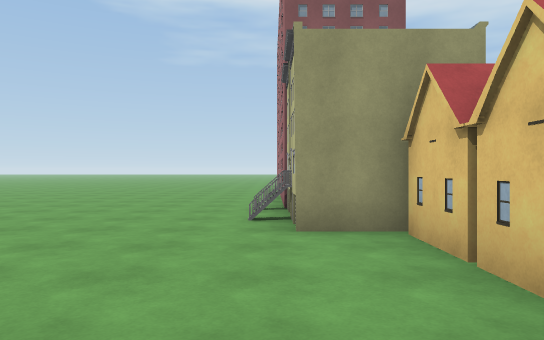
view 1 (above)

24 first-person views from a walk through a Unity game level. The camera is 1.4 m above the floor, looks level and sees 70° across. The floor is counted in squares, 2 m on a side. Each view is taken from the middle of a square. On the plan, view 1 faces up. The plan holds only what a view shows up to about 11 squares ahead; the rest is blank. The place goes on beyond the plan. Some surface patterns are stand-ins.

view 2
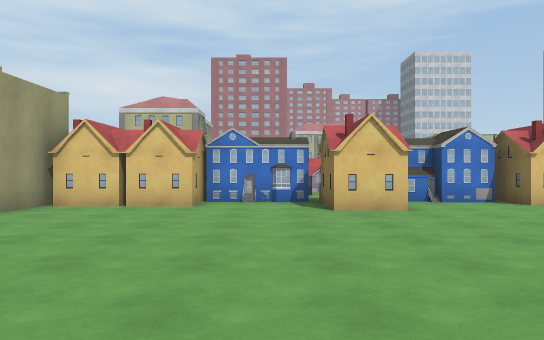

view 3
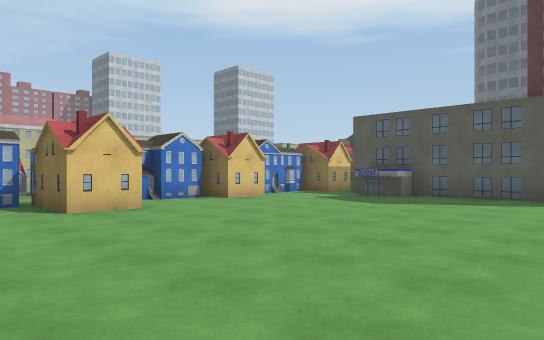

view 4
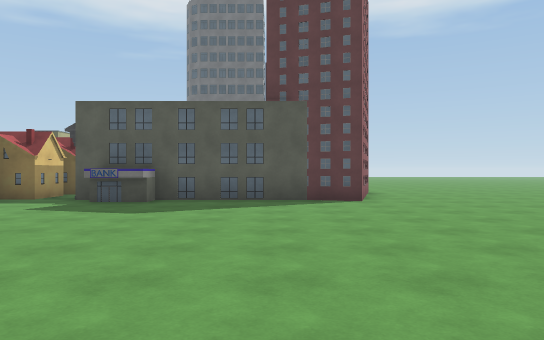

view 5
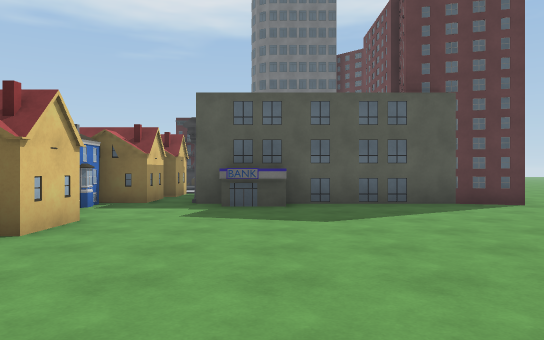

view 6
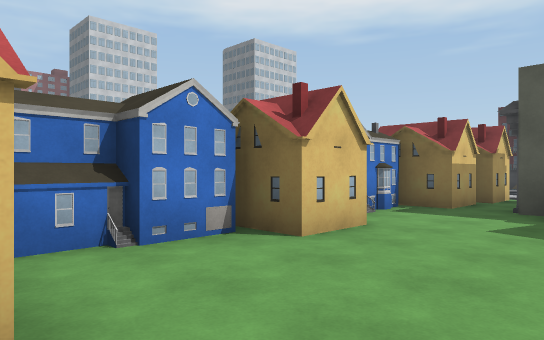

view 7
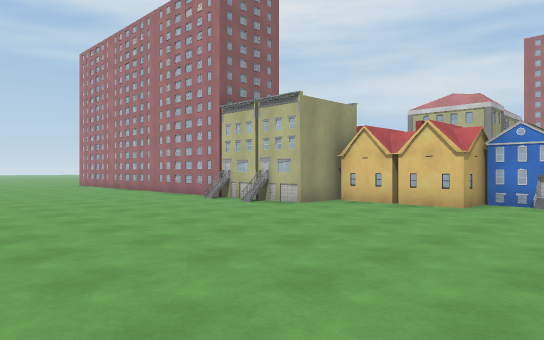

view 8
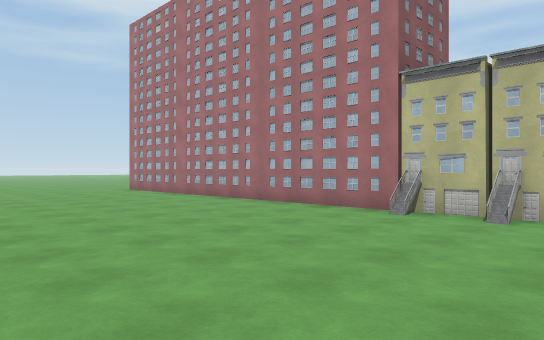

view 9
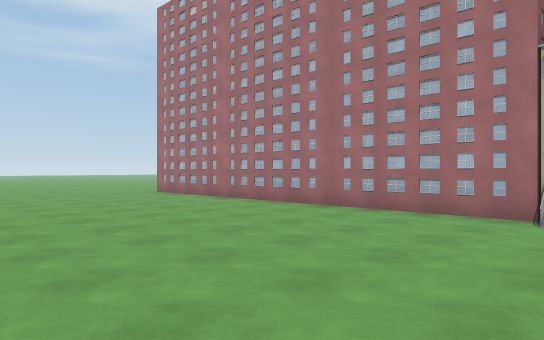

view 10
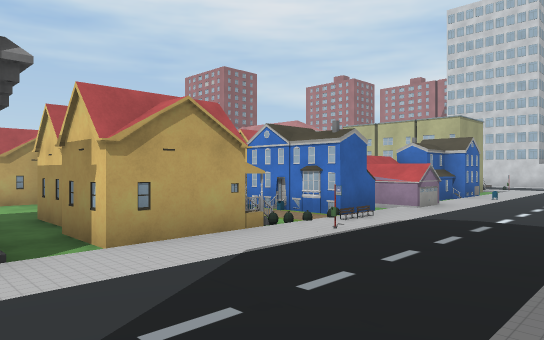

view 11
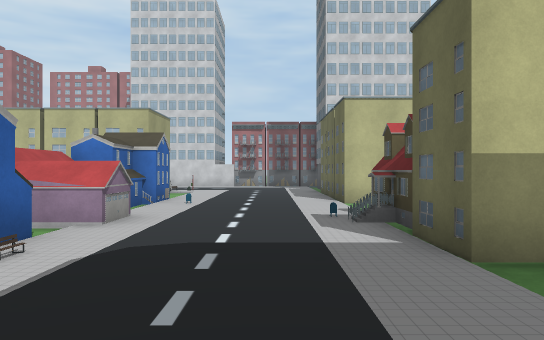

view 12
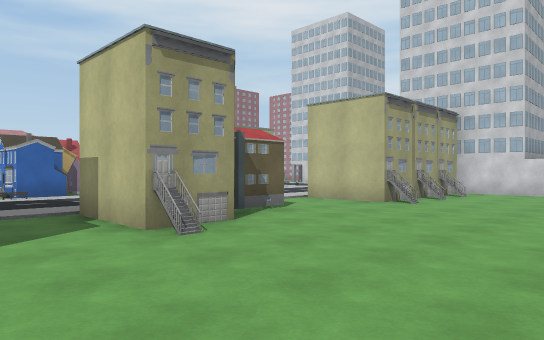

view 13
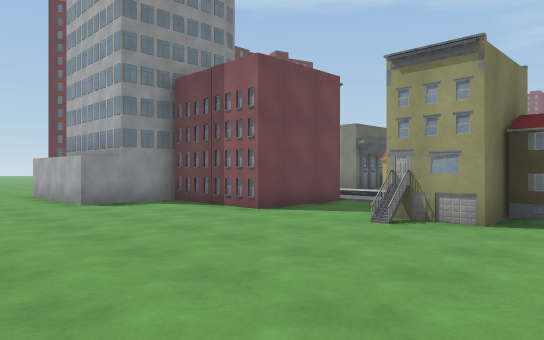

view 14
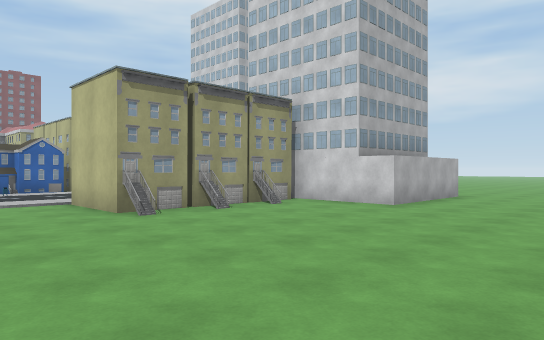

view 15
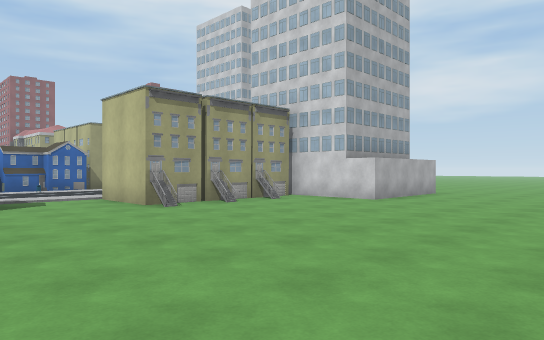

view 16
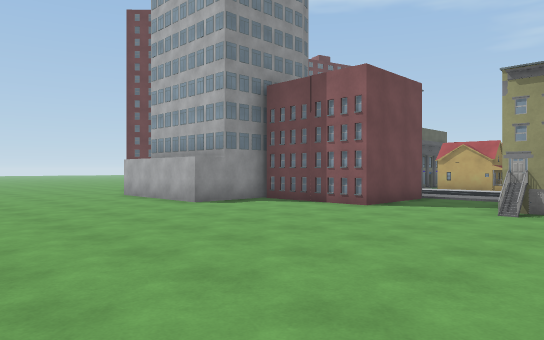

view 17
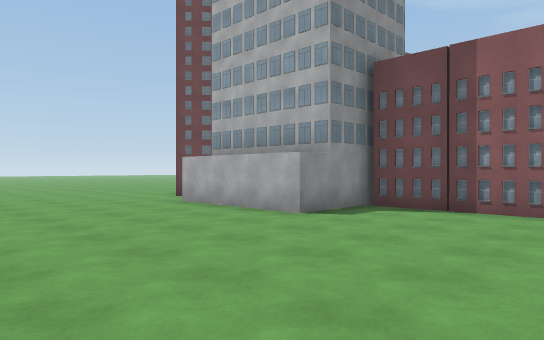

view 18
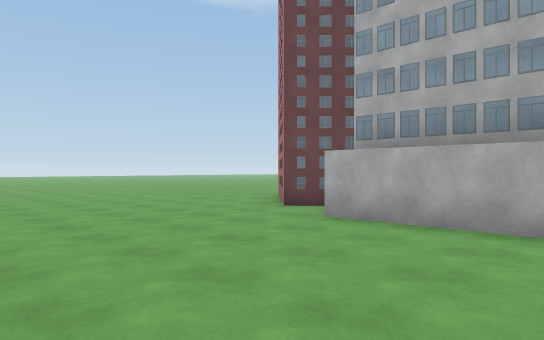

view 19
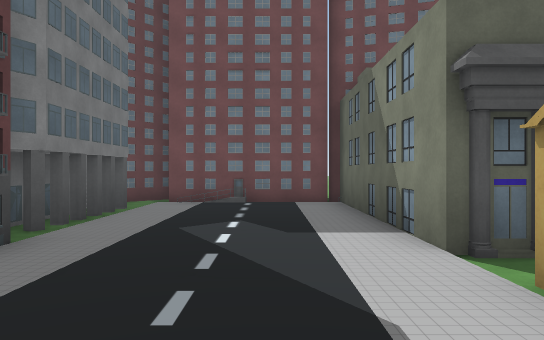

view 20
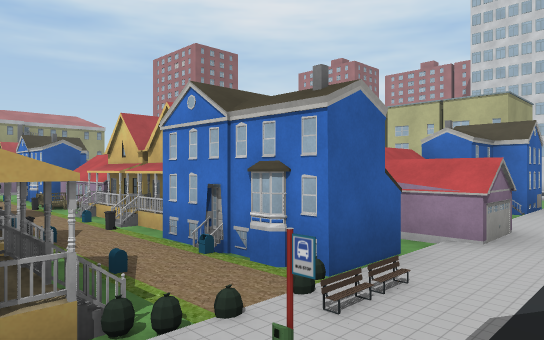

view 21
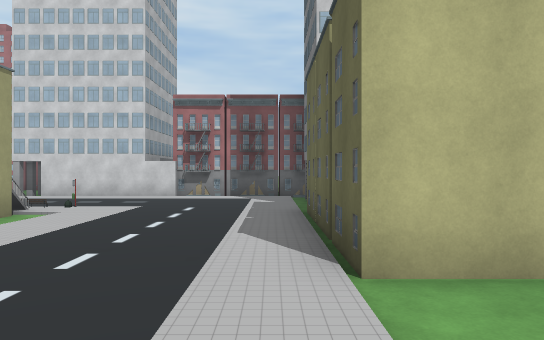

view 22
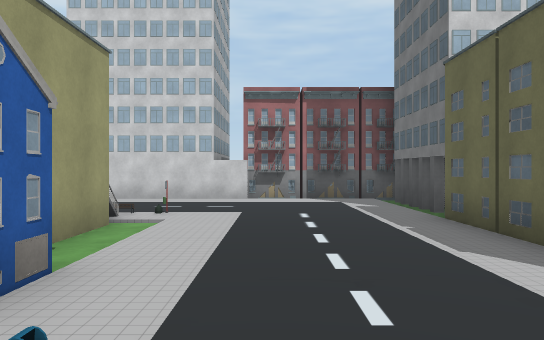

view 23
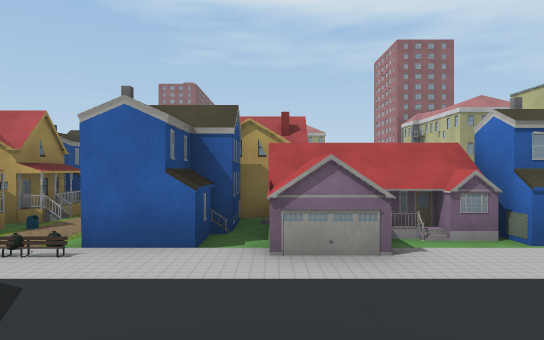

view 24
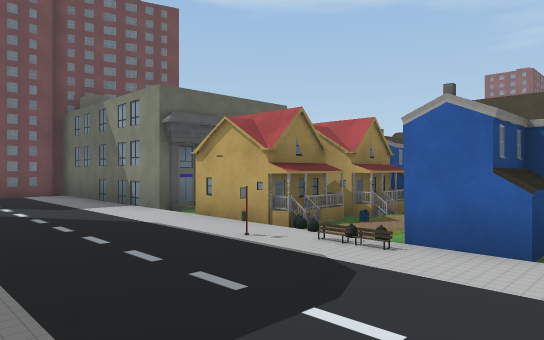

### Floor plan
Key: @ floor where view 1 was taken; # wall or solid block; . floor; / step, stairs or slope; B building; O other object.
Columns run from 6 left of view 1 to 21 right of it. Each row starts with its distance up from view 1.
 18   ..
 17   ...
 16   ....
 15   .....
 14  ......
 13  ......
 12  ......
 11 .......
 10 .......
  9 .......
  8 .......
  7 ......##
  6 ......##O
  5  .....O##
  4 ........#BB
  3  .......# B
  2 ........#BB
  1 .........#
  0 ......@..BB
 -1 .......###B
 -2 .......# B B#O
 -3 .........BBB#B
 -4 .........# BB
 -5 ........##B
 -6 ........# B.O
 -7 .........  BB
 -8 .........BBBB
 -9 #######..#BB#            B
-10 #      .##B###           B
-11        .#BB##BOO##    ..
-12  ######.#BB#BOOOB#..OO..
-13  B      ..O  OO       .. BBB
-14  #...................... B
-15  #...................... B#
-16 ##    .   .  // ..       ##
-17 #..BBB#BB#.#OB#..##O##BBBB
-18 #     #  #.####..### #
-19 #     ####..#....O.#O.
-20 .B.BBBB...............BBB
-21 ...BBBB...............BBB.
-22 ...........................
-23 ...........................
-24 ..........................
-25 ............. ........
-26    .. ... .. . ..

Positions as (right, up) in squares from view 1, and headings:
1: (0, 0), facing up
2: (-6, 0), facing right
3: (-6, 1), facing down-right
4: (-4, 0), facing down
5: (-1, -1), facing down
6: (-1, -2), facing down-right
7: (-6, -1), facing up-right
8: (-6, 4), facing up-right
9: (-6, 6), facing up-right
10: (0, -16), facing up-right
11: (2, -15), facing right
12: (3, -23), facing up-right
13: (8, -24), facing up-left
14: (8, -25), facing up-right
15: (7, -26), facing up-right
16: (7, -26), facing up-left
17: (4, -26), facing up-left
18: (0, -26), facing up-left
19: (4, -14), facing left
20: (3, -14), facing up-right
21: (8, -16), facing right
22: (9, -14), facing right
23: (7, -16), facing up
24: (7, -16), facing up-left
